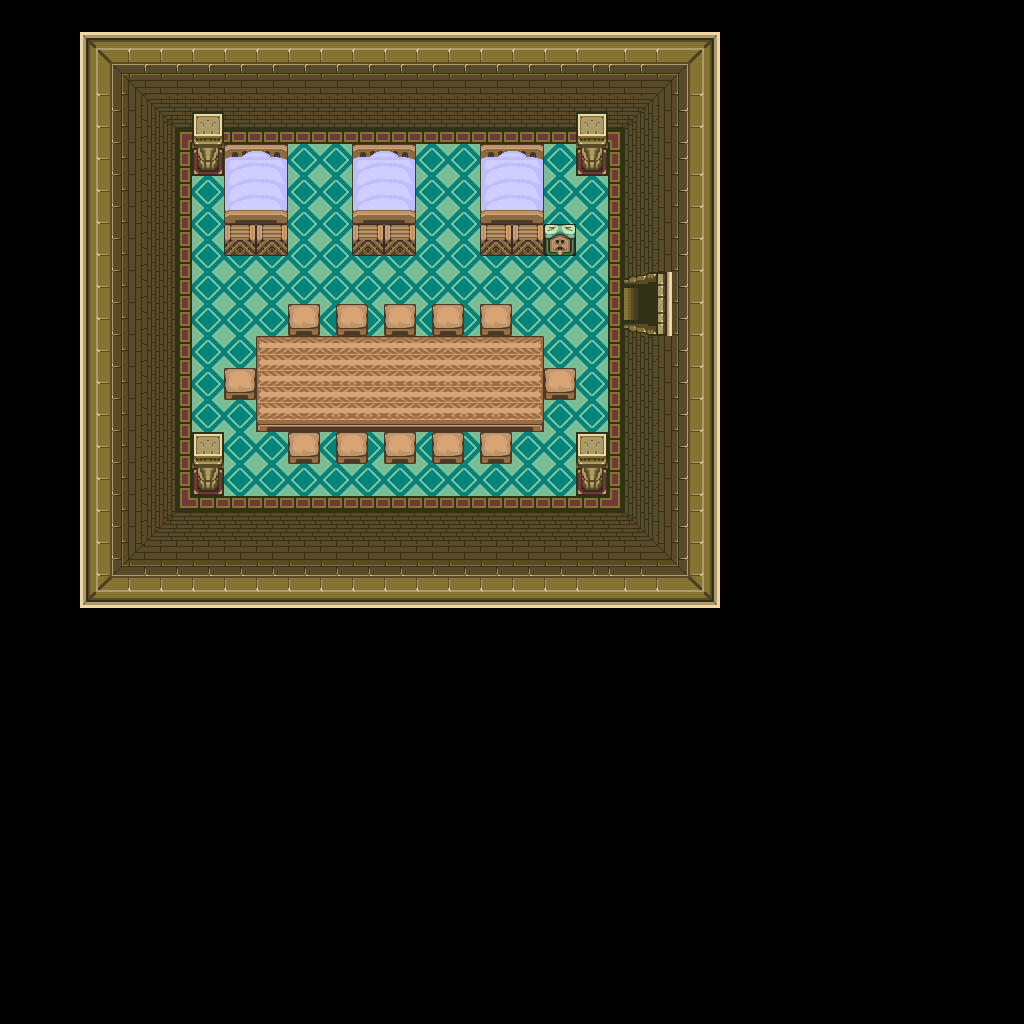

Below is a game level as drawn by its tile map, then a one-line description and the .tmx that defines it (tile-layer data replaced by summaries):
An orthogonal 64x64 tile map with 16x16 px tiles, 1 tile layer (base), 1 hidden layer not drawn.

<map version="1.10" tiledversion="1.12.1" orientation="orthogonal" renderorder="right-down" width="64" height="64" tilewidth="16" tileheight="16" infinite="0" nextlayerid="3" nextobjectid="1">
 <tileset firstgid="1" source="../classiciphone_pics4.tsx" />
 <layer id="1" name="base" width="64" height="64">
  <data>[4096 cells, 4096 non-empty, 121 distinct tile ids]</data>
 </layer>
 <layer id="2" name="collision" width="64" height="64" visible="0">
  <properties><property name="collision" value="true" /></properties>
  <data>[4096 cells, 3592 non-empty, 1 distinct tile ids]</data>
 </layer>
</map>
